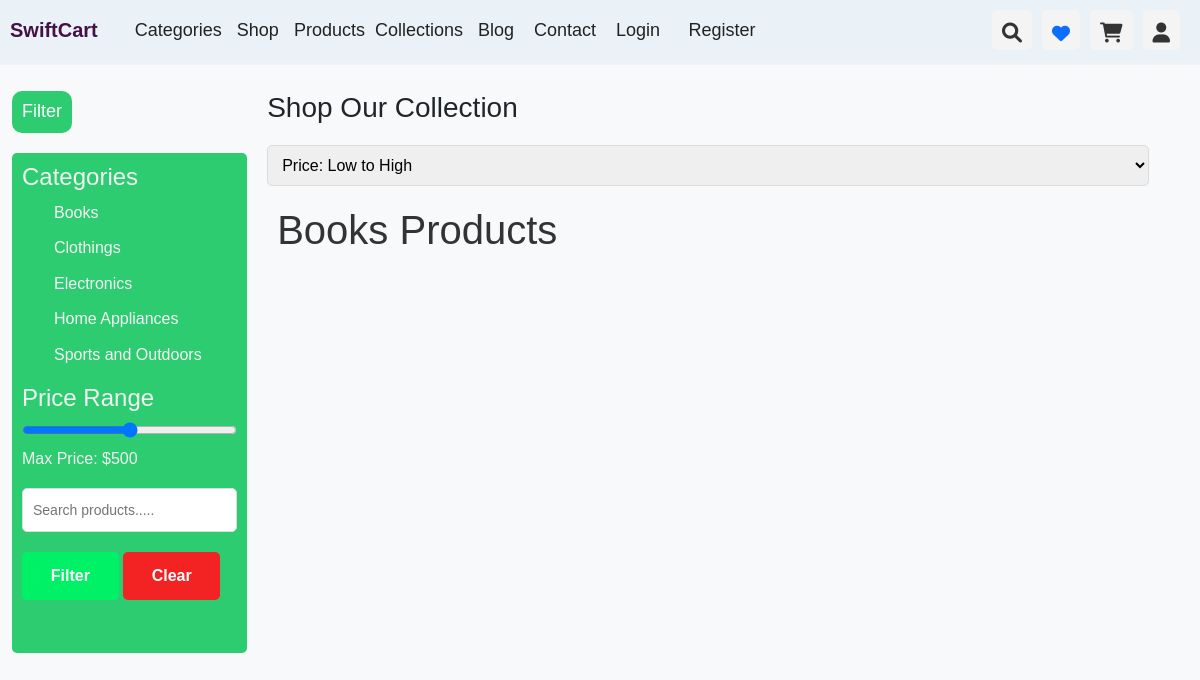
The app's page /category_detail/Books/, older data.
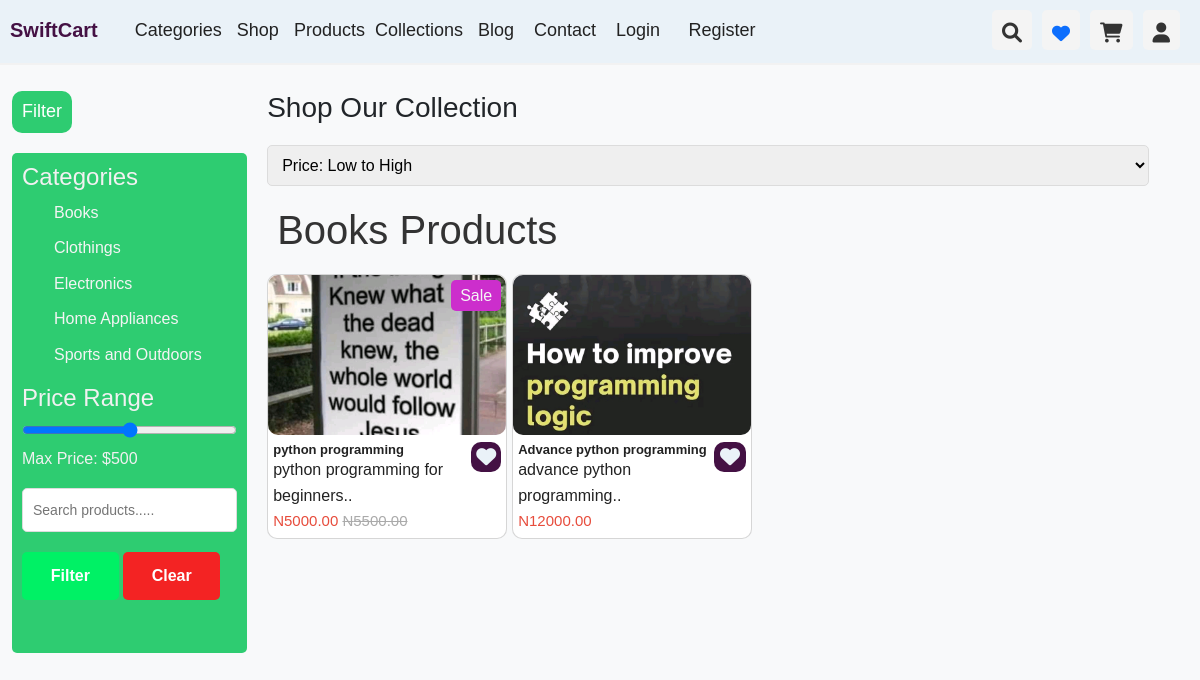
The same page, newer data.
### Store/models.py (models this page shows, shortened)
class Category(models.Model):
    name = models.CharField(max_length=100, unique=True)
    description = models.TextField(default='', null=True, blank=True)
    user = models.ForeignKey(User, related_name='creates_category', on_delete=models.CASCADE)
    created_at = models.DateTimeField(auto_now_add=True)
    class Meta:
        ordering = ('name',)
        verbose_name_plural = 'Categories'
    def __str__(self):
        return f'{self.name}'

class Product(models.Model):
    id = models.UUIDField(primary_key=True, unique=True, default=uuid.uuid4)
    name = models.CharField(max_length=100)
    image = models.ImageField(upload_to='products_images', blank=True, null=True)
    description = models.TextField()
    in_stock = models.PositiveBigIntegerField(default=1)
    price = models.DecimalField(decimal_places=2, max_digits=10000)
    is_sale = models.BooleanField(default=False)
    sale_price = models.DecimalField(decimal_places=2, max_digits=10000, blank=True, null=True)
    is_featured = models.BooleanField(default=False)
    is_trending = models.BooleanField(default=False)
    is_best_seller = models.BooleanField(default=False)
    category = models.ForeignKey(Category, related_name='product_category', on_delete=models.CASCADE)
    created_by = models.ForeignKey(User, related_name='addes_product', on_delete=models.CASCADE)
    created_at = models.DateTimeField(auto_now_add=True)
    updated_at = models.DateTimeField(auto_now=True)

### Store/views.py (the view)
# urls.py: path('category_detail/<str:category>/', views.category_detail, name='category_detail'),
def category_detail(request, category):
    categories = Category.objects.all()
    category = get_object_or_404(Category, name=category)
    try:
        category_products = Product.objects.filter(category=category)
    except Product.objects.filter(category=category).DoesNotExist():
        messages.success(request, 'No product found for this category' + category)
        return render(request, 'store/category_detail.html')
    return render(request, 'store/category_detail.html', {'category_products':category_products, 'categories':categories, 'category':category})

### Store/templates/store/category_detail.html (shortened to what this page needs)
{% extends 'store/base.html' %}
{% load static %}
{% block shop %} <link rel="stylesheet" href="{% static 'assets/css/shop.css' %}">  {% endblock %}
{% block content %}
<br>
<br>
<section class="shop-page" style="padding-top: 40px;">
  <div class="container-fluid">
    <div class="filters">
      <div style="display: flex; width: 100%;">
        <h3 style="background-color: #2ecc71; border-radius: 10px; font-size: 18px; color: white; padding: 10px;"
          id="openFilter" onclick="openFilter()">Filter</h3>
      </div>
      <div id="filters">
        <div class="filter-category">
          <h4>Categories</h4>
          <ul>
            {% for category in categories %}
            <li><a href="{% url 'category_detail' category %}" style="text-decoration: none; color: #f4f4f4;">{{category}}</a></li>
{% endfor %}
          </ul>
        </div>
        <div class="filter-price">
          <h4>Price Range</h4>
          <input type="range" min="0" max="1000" step="10" value="500" id="price-range">
          <p>Max Price: $<span id="price-value">500</span></p>
        </div>
        <div class="search-products">
          <form action="" method="post">
            <div class="form-group">
              <input type="search" name="search-term" id="" placeholder="Search products.....">
            </div>
            <div class="form-group">
              <button type="submit" class="btn success">Filter</button>
              <button type="reset" class="btn danger">Clear</button>
            </div>
          </form>
        </div>
      </div>
    </div>
    <div class="product-listing">
      <h2>Shop Our Collection</h2>
      <div class="sorting">
        <select id="sort-options" class="input">
          <option value="low-to-high">Price: Low to High</option>
        </select>
      </div>
      <section class="section">
        <h1 class="title">{{category}} Products</h1>
        <div class="section-container">
            {% for product in category_products %}
            <div class="card" style="position: relative;">
              <div class="card-img">
                {% if product.image %}
                <img src="{{product.image.url}}" alt="images/images (20).jpeg">
                {% else %}
              <img src="" alt="Not found">
              {% endif %}
              </div>
              {% if product.is_sale %}
              <div class="sale-badge" style="position: absolute; background-color: #cc2ecc; color: #f4f4f4; right: 5px; top: 5px; padding: 3px; border-radius: 5px; width: 50px; text-align: center;">
                <span>Sale</span>
              </div>
              {% endif %}
              <div class="card-content" style="margin-top: 2px;">
                <a href="{% url 'product' product.id %}" style="text-decoration: none; color: #222;">
                <div>
                  <h3 class="product-title" style="padding: 0; margin: 0; font-size: 13px;">{{product.name|truncatewords:3}}</h3>
                  <p class="product-description" style="padding: 0; margin: 0;">
                    {{product.description|truncatewords:4}}..
                  </p>
                  {% if product.is_sale %}
                  <p class="product-price" style="padding: 0; margin: 0;">N{{product.sale_price}} <span
                      class="old-price"> N{{product.price}} </span>
                  </p>
                  {% else %}
                  <p class="product-price" style="padding: 0; margin: 0;">N{{product.price}}  </p>
                  {% endif %}
                </div>
                </a>
                <div class="action" style="padding: 5px; width: 35px; height: 30px;">
                  <span id="addToWaitList" class="add-to"><i class="fa fa-heart"></i></span>
                </div>
              </div>
            </div>
            {% endfor %}
        </div>
        <br>
      </section>
    </div>
  </div>
</section>
{% endblock %}

Row changes from the older to the newer data that the page shows:
added Product: image (picture), is_sale "Sale", name "python programming", description "python programming for beginners", sale_price "5000.00", price "5500.00"
added Product: image (picture), name "Advance python programming", description "advance python programming", price "12000.00"
